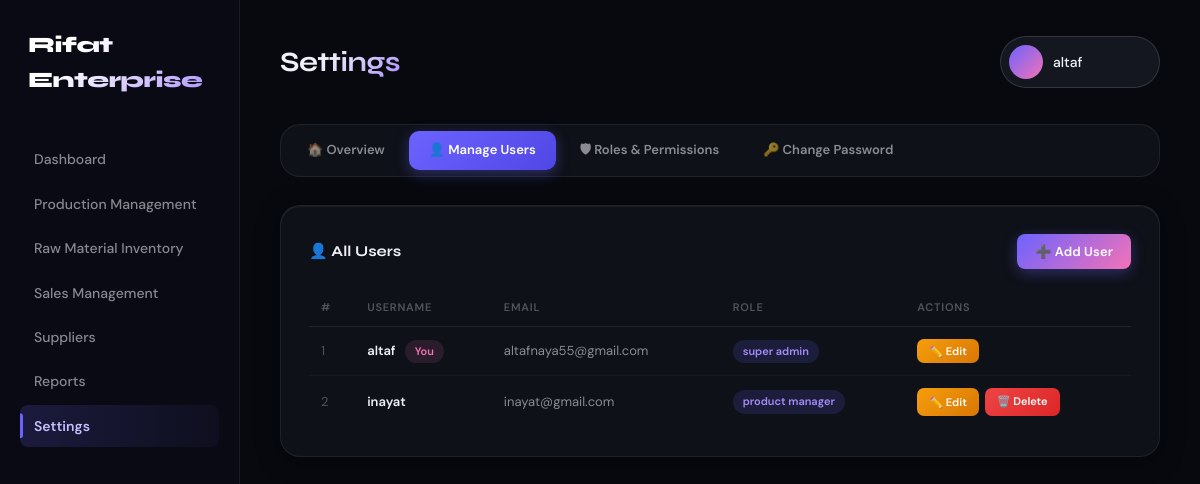
/dashboard/settings.php?tab=users (signed in), run on the app's committed database.
### tables this page shows
CREATE TABLE `users` (
  `id` int(11) NOT NULL,
  `username` varchar(30) NOT NULL,
  `email` text NOT NULL,
  `password` varchar(18) NOT NULL,
  `role_id` int(11) NOT NULL
);

CREATE TABLE `roles` (
  `id` int(11) NOT NULL,
  `role_name` varchar(30) NOT NULL,
  `roles` text NOT NULL,
  `permissions` text NOT NULL
);

### dashboard/settings.php (the view, shortened to what the rows shown need)
<?php
include '../config.php';
$current_user_id = (int)$_SESSION['user_id'];
$all_pages = ['dashboard', 'products', 'stock', 'sell', 'suppliers', 'reports', 'settings'];
$users = mysqli_fetch_all(mysqli_query($conn, "SELECT u.id, u.username, u.email, u.role_id, r.role_name FROM users u LEFT JOIN roles r ON u.role_id = r.id ORDER BY u.id ASC"), MYSQLI_ASSOC);
$roles = mysqli_fetch_all(mysqli_query($conn, "SELECT r.*, COUNT(u.id) AS user_count FROM roles r LEFT JOIN users u ON u.role_id = r.id GROUP BY r.id ORDER BY r.id ASC"), MYSQLI_ASSOC);
$current_user = mysqli_fetch_assoc(mysqli_query($conn, "SELECT u.*, r.role_name FROM users u LEFT JOIN roles r ON u.role_id=r.id WHERE u.id = $current_user_id"));
$tab = isset($_GET['tab']) ? $_GET['tab'] : 'overview';
?>
<!DOCTYPE html>
<html lang="en">
<head>
    <link rel="stylesheet" href="css/style.css">
</head>
<body>
<div class="container">
    <main class="main">
        <div class="header">
            <h1>Settings</h1>
        </div>
        <?php if ($tab == 'overview') { ?>
        <div class="s-card" style="margin-bottom:24px;">
            <h3>👤 Your Account</h3>
            <div class="profile-big">
                <div class="avatar-big"></div>
                <div class="profile-info">
                    <h4><?php echo $current_user['username']; ?></h4>
                    <p><?php echo $current_user['email']; ?></p>
                    <p style="margin-top:6px;"><span class="badge badge-purple"><?php echo $current_user['role_name']; ?></span></p>
                </div>
            </div>
            <div class="ov-grid">
                <div class="ov-card">
                    <div class="ov-num"><?php echo count($users); ?></div>
                    <div class="ov-lbl">Total Users</div>
                </div>
                <div class="ov-card">
                    <div class="ov-num"><?php echo count($roles); ?></div>
                    <div class="ov-lbl">Roles Defined</div>
                </div>
                <div class="ov-card">
                    <div class="ov-num"><?php echo count($all_pages); ?></div>
                    <div class="ov-lbl">System Pages</div>
                </div>
            </div>
        </div>
        <div class="settings-grid">
            <div class="s-card" style="cursor:pointer;" onclick="window.location.href='?tab=users'">
                <h3>👤 Manage Users</h3>
                <p style="color:var(--text-muted); font-size:13px; line-height:1.6;">Add, edit, or remove system users. Assign roles to control access. Currently <strong style="color:var(--text-primary);"><?php echo count($users); ?> user(s)</strong> registered.</p>
                <div style="margin-top:16px;" class="design-item">➡ Go to Users</div>
            </div>
            <div class="s-card" style="cursor:pointer;" onclick="window.location.href='?tab=roles'">
                <h3>🛡 Roles & Permissions</h3>
                <p style="color:var(--text-muted); font-size:13px; line-height:1.6;">Create roles and fine-tune which pages each role can access. Currently <strong style="color:var(--text-primary);"><?php echo count($roles); ?> role(s)</strong> defined.</p>
                <div style="margin-top:16px;" class="design-item">➡ Go to Roles</div>
            </div>
            <div class="s-card" style="cursor:pointer;" onclick="window.location.href='?tab=password'">
                <h3>🔑 Change Password</h3>
                <p style="color:var(--text-muted); font-size:13px; line-height:1.6;">Update your own login password. We recommend using a strong, unique password.</p>
                <div style="margin-top:16px;" class="design-item">➡ Change Password</div>
            </div>
        </div>
        <?php } else if ($tab == 'users') { ?>
        <div class="s-card settings-full" style="margin-bottom:24px;">
            <table class="s-table">
                <thead>
                    <tr>
                        <th>#</th>
                        <th>Username</th>
                        <th>Email</th>
                        <th>Role</th>
                        <th>Actions</th>
                    </tr>
                </thead>
                <tbody>
                    <?php
                    for ($i = 0; $i < count($users); $i++) {
                        $u = $users[$i];
                    ?>
                    <tr>
                        <td style="color:var(--text-muted);"><?php echo $i + 1; ?></td>
                        <td style="font-weight:600; color:var(--text-primary);">
                            <?php echo $u['username']; ?>
                            <?php if ($u['id'] == $current_user_id) { echo '<span class="badge badge-you" style="margin-left:6px;">You</span>'; } ?>
                        </td>
                        <td><?php echo $u['email']; ?></td>
                        <td><span class="badge badge-purple"><?php echo isset($u['role_name']) ? $u['role_name'] : '—'; ?></span></td>
                        <td>
                            <div class="action-group">
                                <button class="btn-sm btn-edit" onclick="openEditUser(<?php echo json_encode($u); ?>)">✏️ Edit</button>
                                <?php if ($u['id'] != $current_user_id) { ?>
                                <a href="?tab=users&delete_user=<?php echo (int)$u['id']; ?>" class="btn-sm btn-delete" onclick="return confirm('Delete user <?php echo addslashes($u['username']); ?>?')">🗑️ Delete</a>
                                <?php } ?>
                            </div>
                        </td>
                    </tr>
                    <?php } ?>
                </tbody>
            </table>
        </div>
        <?php } else if ($tab == 'roles') { ?>
        <div class="s-card settings-full" style="margin-bottom:24px;">
            <div style="display:flex; justify-content:space-between; align-items:center; margin-bottom:20px; flex-wrap:wrap; gap:12px;">
                <h3 style="margin-bottom:0;">🛡 Roles</h3>
                <button class="upload-btn" onclick="openModal('addRoleModal')">➕ Add Role</button>
            </div>
            <table class="s-table">
                <thead>
                    <tr>
                        <th>#</th>
                        <th>Role Name</th>
                        <th>Type</th>
                        <th>Users</th>
                        <th>Permissions</th>
                        <th>Actions</th>
                    </tr>
                </thead>
                <tbody>
                    <?php
                    for ($i = 0; $i < count($roles); $i++) {
                        $r     = $roles[$i];
                        $perms = json_decode($r['permissions'], true);
                        if (!$perms) $perms = [];
                    ?>
                    <tr>
                        <td style="color:var(--text-muted);"><?php echo $i + 1; ?></td>
                        <td style="font-weight:600; color:var(--text-primary);"><?php echo $r['role_name']; ?></td>
                        <td><span class="badge badge-blue"><?php echo $r['roles']; ?></span></td>
                        <td><span class="badge badge-green"><?php echo $r['user_count']; ?> user(s)</span></td>
                        <td>
                            <div style="display:flex; flex-wrap:wrap; gap:4px;">
                                <?php
                                if (count($perms) == 0) {
                                    echo '<span style="color:var(--text-muted); font-size:12px;">None</span>';
                                } else {
                                    for ($j = 0; $j < count($perms); $j++) {
                                        echo '<span class="badge badge-purple">' . $perms[$j] . '</span>';
                                    }
                                }
                                ?>
                            </div>
                        </td>
                        <td>
                            <div class="action-group">
                                <button class="btn-sm btn-edit" onclick="openEditRole(<?php echo json_encode($r); ?>)">✏️ Edit</button>
                                <?php if ($r['user_count'] == 0) { ?>
                                <a href="?tab=roles&delete_role=<?php echo (int)$r['id']; ?>" class="btn-sm btn-delete" onclick="return confirm('Delete role <?php echo addslashes($r['role_name']); ?>?')">🗑️ Delete</a>
                                <?php } ?>
                            </div>
                        </td>
                    </tr>
                    <?php } ?>
                </tbody>
            </table>
        </div>
        <div class="s-modal" id="addRoleModal">
            <div class="s-modal-box">
                <button class="s-modal-close" onclick="closeModal('addRoleModal')">✕</button>
                <h3>➕ Add New Role</h3>
                <form method="POST">
                    <input type="hidden" name="action" value="add_role">
                    <div class="form-grid-2">
                        <div class="form-group">
                            <label>Role Name</label>
                            <input class="input" name="role_name" placeholder="e.g. Sales Manager" required>
                        </div>
                        <div class="form-group">
                            <label>Role Type</label>
                            <input class="input" name="role_type" placeholder="e.g. sales">
                        </div>
                    </div>
                    <div class="form-group" style="margin-top:16px;">
                        <label>Page Permissions</label>
                        <div class="perm-grid" style="margin-top:8px;">
                            <?php
                            for ($i = 0; $i < count($all_pages); $i++) {
                                $pg = $all_pages[$i];
                                echo '<label class="perm-check" onclick="togglePerm(this)">';
                                echo '<input type="checkbox" name="permissions[]" value="' . $pg . '">';
                                echo ucfirst($pg);
                                echo '</label>';
                            }
                            ?>
                        </div>
                    </div>
                    <div class="form-row">
                        <button type="submit" class="upload-btn">💾 Create Role</button>
                        <button type="button" class="btn-sm btn-cancel" style="padding:9px 18px;" onclick="closeModal('addRoleModal')">Cancel</button>
                    </div>
                </form>
            </div>
        </div>
        <div class="s-modal" id="editRoleModal">
            <div class="s-modal-box">
                <button class="s-modal-close" onclick="closeModal('editRoleModal')">✕</button>
                <h3>✏️ Edit Role Permissions</h3>
                <form method="POST">
                    <input type="hidden" name="action" value="update_role">
                    <input type="hidden" name="role_id" id="er_id">
                    <div class="form-grid-2">
                        <div class="form-group">
                            <label>Role Name</label>
                            <input class="input" name="role_name" id="er_name" required>
                        </div>
                        <div class="form-group">
                            <label>Role Type</label>
                            <input class="input" name="role_type" id="er_type">
                        </div>
                    </div>
                    <div class="form-group" style="margin-top:16px;">
                        <label>Page Permissions</label>
                        <div class="perm-grid" style="margin-top:8px;" id="er_perms">
                            <?php
                            for ($i = 0; $i < count($all_pages); $i++) {
                                $pg = $all_pages[$i];
                                echo '<label class="perm-check" onclick="togglePerm(this)" id="er_perm_' . $pg . '">';
                                echo '<input type="checkbox" name="permissions[]" value="' . $pg . '">';
                                echo ucfirst($pg);
                                echo '</label>';
                            }
                            ?>
                        </div>
                    </div>
                    <div class="form-row">
                        <button type="submit" class="upload-btn">💾 Save Permissions</button>
                        <button type="button" class="btn-sm btn-cancel" style="padding:9px 18px;" onclick="closeModal('editRoleModal')">Cancel</button>
                    </div>
                </form>
            </div>
        </div>
        <?php } else if ($tab == 'password') { ?>
        <div class="settings-grid">
            <div class="s-card">
                <h3>🔑 Change Your Password</h3>
                <div class="profile-big">
                    <div class="avatar-big"></div>
                    <div class="profile-info">
                        <h4><?php echo $current_user['username']; ?></h4>
                        <p><?php echo $current_user['email']; ?></p>
                        <p style="margin-top:6px;"><span class="badge badge-purple"><?php echo $current_user['role_name']; ?></span></p>
                    </div>
                </div>
                <form method="POST">
                    <input type="hidden" name="action" value="change_password">
                    <div style="display:flex; flex-direction:column; gap:16px;">
                        <div class="form-group">
                            <label>Current Password</label>
                            <input class="input" type="password" name="current_password" placeholder="Enter current password" required>
                        </div>
                        <div class="form-group">
                            <label>New Password</label>
                            <input class="input" type="password" name="new_password" id="new_pw" placeholder="Enter new password" required>
                        </div>
                        <div class="form-group">
                            <label>Confirm New Password</label>
                            <input class="input" type="password" name="confirm_password" id="confirm_pw" placeholder="Re-enter new password" required>
                        </div>
                        <div id="pw_match_msg" style="font-size:12px; display:none;"></div>
                    </div>
                    <div class="form-row">
                        <button type="submit" class="upload-btn">🔒 Update Password</button>
                    </div>
                </form>
            </div>
            <div class="s-card">
                <h3>💡 Password Tips</h3>
                <div style="display:flex; flex-direction:column; gap:10px; margin-top:4px;">
                    <?php
                    $tips = [
                        ['✅', 'Use at least 8 characters'],
                        ['✅', 'Mix uppercase and lowercase letters'],
                        ['✅', 'Include numbers and symbols'],
                        ['✅', 'Avoid using your name or "password"'],
                        ['✅', 'Use a unique password for this system'],
                        ['⚠️', 'Do not share your password with anyone'],
                        ['⚠️', 'Change it regularly for better security'],
                    ];
                    for ($i = 0; $i < count($tips); $i++) {
                        $tip = $tips[$i];
                        echo '<div style="display:flex; align-items:center; gap:10px; padding:10px 14px; background:var(--bg-overlay); border-radius:8px; font-size:13px; color:var(--text-secondary);">';
                        echo '<span>' . $tip[0] . '</span>';
                        echo '<span>' . $tip[1] . '</span>';
                        echo '</div>';
                    }
                    ?>
                </div>
            </div>
        </div>
        <?php } ?>
    </main>
</div>
</body>
</html>

### data on the page
users: username "altaf", shows "You", email "altafnaya55@gmail.com", role.role_name "super admin"
users: username "inayat", email "inayat@gmail.com", role.role_name "product manager"

### other printed values
$label "Dashboard"
$label "Production Management"
$label "Raw Material Inventory"
$label "Sales Management"
$label "Suppliers"
$label "Reports"
$label "Settings"
$_SESSION["username"] "altaf"
$label "🏠 Overview"
$label "👤 Manage Users"
$label "🛡 Roles & Permissions"
$label "🔑 Change Password"
